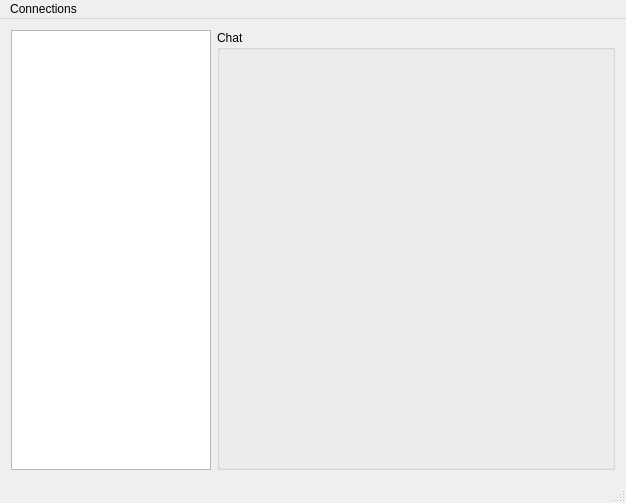
<?xml version="1.0" encoding="UTF-8"?>
<ui version="4.0">
 <class>MainWindow</class>
 <widget class="QMainWindow" name="MainWindow">
  <property name="geometry">
   <rect>
    <x>0</x>
    <y>0</y>
    <width>626</width>
    <height>503</height>
   </rect>
  </property>
  <property name="windowTitle">
   <string>Etcord</string>
  </property>
  <widget class="QWidget" name="centralWidget">
   <layout class="QHBoxLayout" name="horizontalLayout">
    <item>
     <widget class="QListView" name="listView">
      <property name="maximumSize">
       <size>
        <width>200</width>
        <height>16777215</height>
       </size>
      </property>
      <property name="movement">
       <enum>QListView::Static</enum>
      </property>
     </widget>
    </item>
    <item>
     <widget class="QGroupBox" name="groupBoxChat">
      <property name="title">
       <string>Chat</string>
      </property>
     </widget>
    </item>
   </layout>
  </widget>
  <widget class="QMenuBar" name="menuBar">
   <property name="geometry">
    <rect>
     <x>0</x>
     <y>0</y>
     <width>626</width>
     <height>22</height>
    </rect>
   </property>
   <widget class="QMenu" name="menuEtcord">
    <property name="title">
     <string>Connections</string>
    </property>
    <addaction name="actionConnect"/>
    <addaction name="actionDisconnect"/>
    <addaction name="separator"/>
    <addaction name="actionExt"/>
   </widget>
   <addaction name="menuEtcord"/>
  </widget>
  <widget class="QStatusBar" name="statusBar"/>
  <action name="actionConnect">
   <property name="text">
    <string>Connect</string>
   </property>
  </action>
  <action name="actionExt">
   <property name="text">
    <string>Exit</string>
   </property>
  </action>
  <action name="actionDisconnect">
   <property name="text">
    <string>Disconnect</string>
   </property>
  </action>
 </widget>
 <layoutdefault spacing="6" margin="11"/>
 <resources/>
 <connections/>
</ui>
